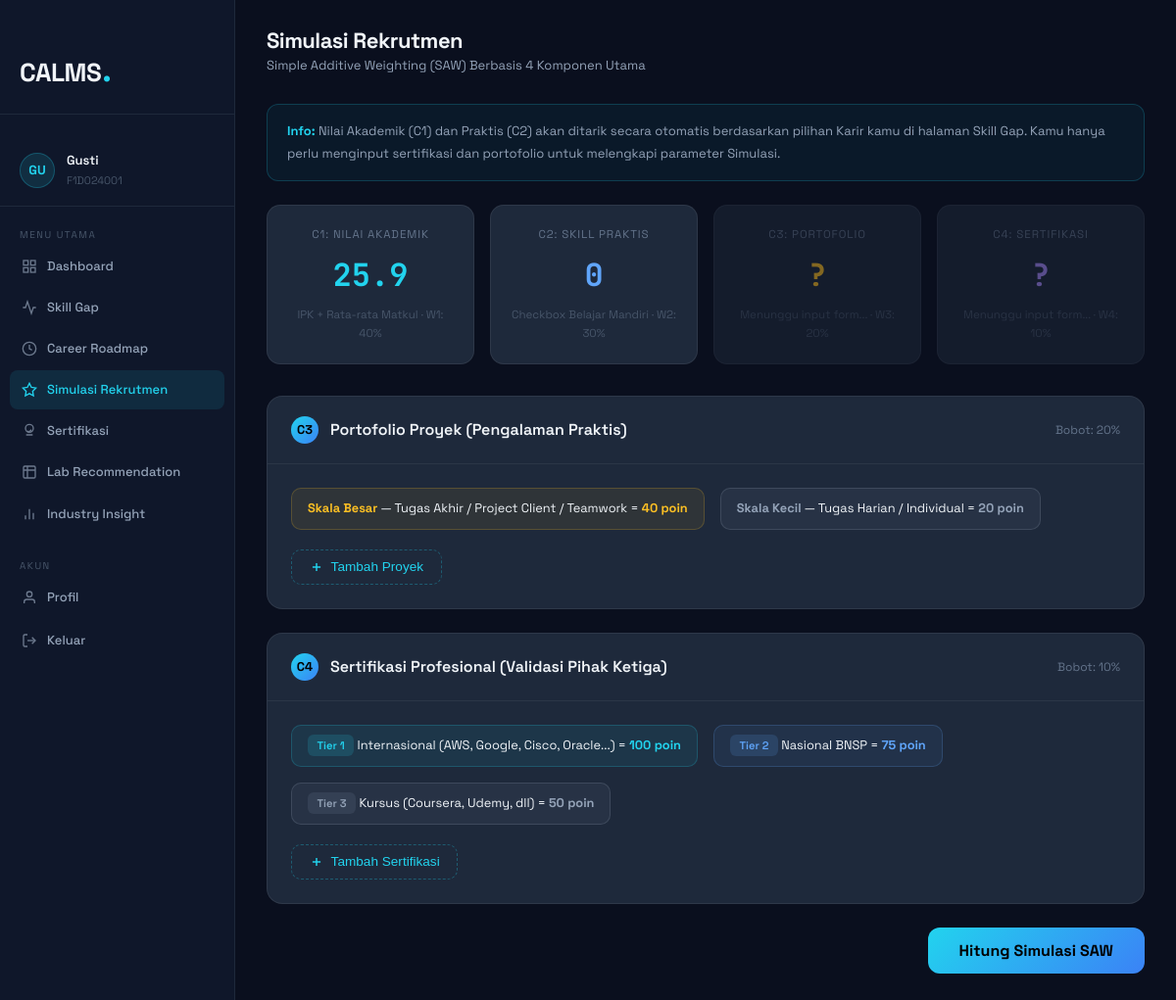
/simulation.php (signed in), run on the app's committed database.
### tables this page shows
CREATE TABLE `mahasiswa_profiles` (
  `id` int(11) NOT NULL AUTO_INCREMENT,
  `user_id` int(11) NOT NULL,
  `nim` varchar(20) NOT NULL,
  `semester` int(11) DEFAULT 1,
  `ipk` decimal(3,2) DEFAULT 0.00,
  `target_career` varchar(100) DEFAULT NULL,
  `bio` text DEFAULT NULL,
  `linkedin_url` varchar(500) DEFAULT NULL,
  `github_url` varchar(500) DEFAULT NULL,
  `created_at` timestamp NOT NULL DEFAULT current_timestamp(),
  `updated_at` timestamp NOT NULL DEFAULT current_timestamp() ON UPDATE current_timestamp(),
  `avatar_path` varchar(255) DEFAULT NULL,
  PRIMARY KEY (`id`),
  UNIQUE KEY `user_id` (`user_id`),
  UNIQUE KEY `nim` (`nim`),
  CONSTRAINT `mahasiswa_profiles_ibfk_1` FOREIGN KEY (`user_id`) REFERENCES `users` (`id`) ON DELETE CASCADE
);

CREATE TABLE `users` (
  `id` int(11) NOT NULL AUTO_INCREMENT,
  `fullname` varchar(255) NOT NULL,
  `email` varchar(255) NOT NULL,
  `password` varchar(255) NOT NULL,
  `role` enum('mahasiswa','dosen','admin') DEFAULT 'mahasiswa',
  `is_active` tinyint(1) DEFAULT 1,
  `created_at` timestamp NOT NULL DEFAULT current_timestamp(),
  PRIMARY KEY (`id`),
  UNIQUE KEY `email` (`email`)
);

### includes/auth_guard.php (called while the page is built, shortened)
<?php
function getCurrentUser(): array {
    return [
        'id'       => $_SESSION['user_id']  ?? null,
        'fullname' => $_SESSION['fullname'] ?? '',
        'email'    => $_SESSION['email']    ?? '',
        'role'     => $_SESSION['role']     ?? '',
    ];
}

### simulation.php (the view, shortened to what this page needs)
<?php
require_once 'includes/auth_guard.php';
$user    = getCurrentUser();
$db      = getDB();
$stmt = $db->prepare("SELECT mp.*, u.fullname, u.email FROM mahasiswa_profiles mp JOIN users u ON u.id = mp.user_id WHERE mp.user_id = ?");
$stmt->execute([$user['id']]);
$profile = $stmt->fetch();
$sysConfig = [];
$stmt = $db->query("SELECT config_key, config_val FROM system_config WHERE config_key LIKE 'saw_%'");
while ($row = $stmt->fetch()) {
    $sysConfig[$row['config_key']] = (float)$row['config_val'];
}
$w1 = $sysConfig['saw_weight_academic'] ?? 0.40;
$w2 = $sysConfig['saw_weight_practical'] ?? 0.30;
$w3 = $sysConfig['saw_weight_portfolio'] ?? 0.20;
$w4 = $sysConfig['saw_weight_certification'] ?? 0.10;
$c1_course_w = $sysConfig['saw_sub_weight_course'] ?? 0.70;
$c1_ipk_w    = $sysConfig['saw_sub_weight_ipk'] ?? 0.30;
$ipk = (float)($profile['ipk'] ?? 0);
$ipkScore = ($ipk / 4.0) * 100;
$avgCourseScore = 0;
$c1_score = ($avgCourseScore * $c1_course_w) + ($ipkScore * $c1_ipk_w);
$c2_score = 0;
$success = false;
$activePage = 'simulation';
?>
<!DOCTYPE html>
<html lang="id">
<head>
    <link rel="stylesheet" href="style.css">
    <link rel="stylesheet" href="dashboard.css">
</head>
<body class="dashboard-body">
<?php include 'includes/sidebar.php'; ?>
<main class="main-content">
    <div class="topbar">
        <div class="topbar-left">
            <div>
                <h1 class="page-title">Simulasi Rekrutmen</h1>
                <p class="page-sub">Simple Additive Weighting (SAW) Berbasis 4 Komponen Utama</p>
            </div>
        </div>
    </div>
    <div class="sim-page">
        <?php if (!$success): ?>
        <form method="POST" id="simForm">
            <div style="background:rgba(34,211,238,.05);border:1px solid rgba(34,211,238,.2);border-radius:12px;padding:16px 20px;margin-bottom:24px;color:var(--text-secondary);font-size:13px;">
                <strong style="color:var(--cyan)">Info:</strong> Nilai Akademik (C1) dan Praktis (C2) akan ditarik secara otomatis berdasarkan pilihan Karir kamu di halaman Skill Gap. Kamu hanya perlu menginput sertifikasi dan portofolio untuk melengkapi parameter Simulasi.
            </div>
            <div class="predictor-grid" style="margin-bottom: 2rem;">
                <div class="predictor-card">
                    <div class="pred-label">C1: Nilai Akademik</div>
                    <div class="pred-score score-cyan"><?= round($c1_score, 1) ?></div>
                    <div class="pred-weight">IPK + Rata-rata Matkul · W1: <?= $w1*100 ?>%</div>
                </div>
                <div class="predictor-card">
                    <div class="pred-label">C2: Skill Praktis</div>
                    <div class="pred-score score-blue"><?= round($c2_score, 1) ?></div>
                    <div class="pred-weight">Checkbox Belajar Mandiri · W2: <?= $w2*100 ?>%</div>
                </div>
                <div class="predictor-card" style="opacity: 0.5;">
                    <div class="pred-label">C3: Portofolio</div>
                    <div class="pred-score score-amber">?</div>
                    <div class="pred-weight">Menunggu input form... · W3: <?= $w3*100 ?>%</div>
                </div>
                <div class="predictor-card" style="opacity: 0.5;">
                    <div class="pred-label">C4: Sertifikasi</div>
                    <div class="pred-score score-purple">?</div>
                    <div class="pred-weight">Menunggu input form... · W4: <?= $w4*100 ?>%</div>
                </div>
            </div>
            <div class="sim-section" style="margin-bottom:1.5rem;">
                <div class="sim-section-head">
                    <div class="sim-section-num">C3</div>
                    <div>
                        <div class="sim-section-title">Portofolio Proyek (Pengalaman Praktis)</div>
                    </div>
                    <div class="sim-section-sub">Bobot: <?= $w3*100 ?>%</div>
                </div>
                <div class="sim-section-body">
                    <div style="display:flex;gap:1rem;margin-bottom:1rem;flex-wrap:wrap;">
                        <div style="padding:.6rem 1rem;border-radius:10px;background:rgba(251,191,36,.08);border:1px solid rgba(251,191,36,.2);font-size:.8rem;">
                            <strong style="color:#fbbf24">Skala Besar</strong> — Tugas Akhir / Project Client / Teamwork = <strong style="color:#fbbf24">40 poin</strong>
                        </div>
                        <div style="padding:.6rem 1rem;border-radius:10px;background:rgba(148,163,184,.08);border:1px solid rgba(148,163,184,.2);font-size:.8rem;">
                            <strong style="color:#94a3b8">Skala Kecil</strong> — Tugas Harian / Individual = <strong style="color:#94a3b8">20 poin</strong>
                        </div>
                    </div>
                    <button type="button" class="btn-add-row" onclick="addProject()">
                        <svg width="14" height="14" fill="none" stroke="currentColor" stroke-width="2.5" viewBox="0 0 24 24"><line x1="12" y1="5" x2="12" y2="19"/><line x1="5" y1="12" x2="19" y2="12"/></svg>
                        Tambah Proyek
                    </button>
                </div>
            </div>
            <div class="sim-section" style="margin-bottom:1.5rem;">
                <div class="sim-section-head">
                    <div class="sim-section-num">C4</div>
                    <div>
                        <div class="sim-section-title">Sertifikasi Profesional (Validasi Pihak Ketiga)</div>
                    </div>
                    <div class="sim-section-sub">Bobot: <?= $w4*100 ?>%</div>
                </div>
                <div class="sim-section-body">
                    <div style="display:flex;gap:1rem;margin-bottom:1rem;flex-wrap:wrap;">
                        <div style="padding:.6rem 1rem;border-radius:10px;background:rgba(34,211,238,.08);border:1px solid rgba(34,211,238,.2);font-size:.8rem;">
                            <span class="tier-badge tier-1">Tier 1</span> Internasional (AWS, Google, Cisco, Oracle...) = <strong style="color:#22d3ee">100 poin</strong>
                        </div>
                        <div style="padding:.6rem 1rem;border-radius:10px;background:rgba(96,165,250,.08);border:1px solid rgba(96,165,250,.2);font-size:.8rem;">
                            <span class="tier-badge tier-2">Tier 2</span> Nasional BNSP = <strong style="color:#60a5fa">75 poin</strong>
                        </div>
                        <div style="padding:.6rem 1rem;border-radius:10px;background:rgba(148,163,184,.08);border:1px solid rgba(148,163,184,.2);font-size:.8rem;">
                            <span class="tier-badge tier-3">Tier 3</span> Kursus (Coursera, Udemy, dll) = <strong style="color:#94a3b8">50 poin</strong>
                        </div>
                    </div>
                    <button type="button" class="btn-add-row" onclick="addCert()">
                        <svg width="14" height="14" fill="none" stroke="currentColor" stroke-width="2.5" viewBox="0 0 24 24"><line x1="12" y1="5" x2="12" y2="19"/><line x1="5" y1="12" x2="19" y2="12"/></svg>
                        Tambah Sertifikasi
                    </button>
                </div>
            </div>
            <div class="sim-submit-bar">
                <button type="submit" name="run_simulation" class="btn-run">
                    Hitung Simulasi SAW
                </button>
            </div>
        </form>
        <?php endif; ?>
    </div>
</main>
</body>
</html>

### includes/sidebar.php (shortened to what this page needs)
<?php
$nav = [
    ['page' => 'dashboard',      'href' => 'dashboard.php',        'label' => 'Dashboard',          'icon' => '<rect x="3" y="3" width="7" height="7"/><rect x="14" y="3" width="7" height="7"/><rect x="3" y="14" width="7" height="7"/><rect x="14" y="14" width="7" height="7"/>'],
    ['page' => 'skill_gap',      'href' => 'skill_gap.php',        'label' => 'Skill Gap',           'icon' => '<polyline points="22 12 18 12 15 21 9 3 6 12 2 12"/>'],
    ['page' => 'roadmap',        'href' => 'career_roadmap.php',   'label' => 'Career Roadmap',      'icon' => '<circle cx="12" cy="12" r="10"/><polyline points="12 6 12 12 16 14"/>'],
    ['page' => 'simulation',     'href' => 'simulation.php',       'label' => 'Simulasi Rekrutmen',  'icon' => '<polygon points="12 2 15.09 8.26 22 9.27 17 14.14 18.18 21.02 12 17.77 5.82 21.02 7 14.14 2 9.27 8.91 8.26 12 2"/>'],
    ['page' => 'certifications', 'href' => 'certifications.php',   'label' => 'Sertifikasi',         'icon' => '<circle cx="12" cy="8" r="6"/><path d="M9 12l2 2 4-4m-8 8h10"/>'],
    ['page' => 'lab',            'href' => 'lab_recommendation.php','label' => 'Lab Recommendation', 'icon' => '<path d="M9 3H5a2 2 0 0 0-2 2v4m6-6h10a2 2 0 0 1 2 2v4M9 3v18m0 0h10a2 2 0 0 0 2-2V9M9 21H5a2 2 0 0 1-2-2V9m0 0h18"/>'],
    ['page' => 'industry',       'href' => 'industry_insight.php', 'label' => 'Industry Insight',    'icon' => '<line x1="18" y1="20" x2="18" y2="10"/><line x1="12" y1="20" x2="12" y2="4"/><line x1="6" y1="20" x2="6" y2="14"/>'],
];
?>
<aside class="sidebar" id="sidebar">
    <div class="sidebar-brand">
        <span class="logo-text">CALMS</span><span class="logo-dot">.</span>
    </div>
    <div class="sidebar-user">
        <?php
        $avatarPath = $profile['avatar_path'] ?? '';
        $avatarFile = $avatarPath ? __DIR__ . '/../' . $avatarPath : '';
        $hasSidebarAvatar = $avatarFile && file_exists($avatarFile);
        ?>
        <?php if ($hasSidebarAvatar): ?>
        <img src="../<?= htmlspecialchars($avatarPath) ?>" alt="Avatar" class="user-avatar" style="object-fit:cover;">
        <?php else: ?>
        <div class="user-avatar"><?= strtoupper(substr($user['fullname'] ?? 'U', 0, 2)) ?></div>
        <?php endif; ?>
        <div class="user-info">
            <strong><?= htmlspecialchars(explode(' ', $user['fullname'] ?? 'User')[0]) ?></strong>
            <span><?= htmlspecialchars($profile['nim'] ?? '-') ?></span>
        </div>
    </div>
    <nav class="sidebar-nav">
        <div class="nav-group-label">Menu Utama</div>
        <?php foreach ($nav as $item): ?>
        <a href="<?= $item['href'] ?>" <?= $activePage === $item['page'] ? 'class="active"' : '' ?>>
            <svg width="16" height="16" fill="none" stroke="currentColor" stroke-width="2" viewBox="0 0 24 24">
                <?= $item['icon'] ?>
            </svg>
            <?= $item['label'] ?>
        </a>
        <?php endforeach; ?>
        <div class="nav-group-label nav-group-label--mt">Akun</div>
        <a href="profile.php" <?= $activePage === 'profile' ? 'class="active"' : '' ?>>
            <svg width="16" height="16" fill="none" stroke="currentColor" stroke-width="2" viewBox="0 0 24 24"><path d="M20 21v-2a4 4 0 0 0-4-4H8a4 4 0 0 0-4 4v2"/><circle cx="12" cy="7" r="4"/></svg>
            Profil
        </a>
        <a href="logout.php" class="nav-logout">
            <svg width="16" height="16" fill="none" stroke="currentColor" stroke-width="2" viewBox="0 0 24 24"><path d="M9 21H5a2 2 0 0 1-2-2V5a2 2 0 0 1 2-2h4"/><polyline points="16 17 21 12 16 7"/><line x1="21" y1="12" x2="9" y2="12"/></svg>
            Keluar
        </a>
    </nav>
</aside>

### data on the page
mahasiswa_profiles: user.fullname "GU", user.fullname "Gusti", nim "F1D024001", ipk "25.9"

### other printed values
$item['label'] "Dashboard"
$item['label'] "Skill Gap"
$item['label'] "Career Roadmap"
$item['label'] "Simulasi Rekrutmen"
$item['label'] "Sertifikasi"
$item['label'] "Lab Recommendation"
$item['label'] "Industry Insight"
$w1*100 "40"
$c2_score "0"
$w2*100 "30"
$w3*100 "20"
$w4*100 "10"
